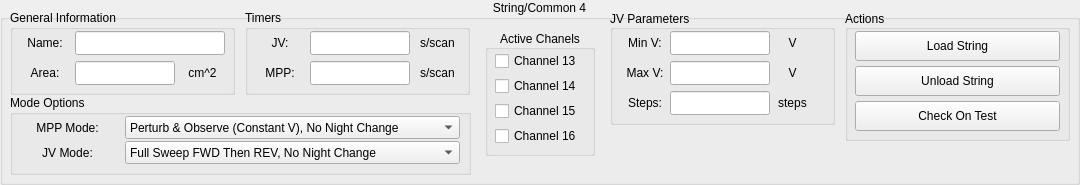
              <widget class="QGroupBox" name="String_4">
               <property name="minimumSize">
                <size>
                 <width>1080</width>
                 <height>185</height>
                </size>
               </property>
               <property name="title">
                <string>String/Common 4</string>
               </property>
               <property name="alignment">
                <set>Qt::AlignHCenter|Qt::AlignTop</set>
               </property>
               <property name="flat">
                <bool>true</bool>
               </property>
               <widget class="QGroupBox" name="GeneralInfo_4">
                <property name="geometry">
                 <rect>
                  <x>10</x>
                  <y>10</y>
                  <width>225</width>
                  <height>85</height>
                 </rect>
                </property>
                <property name="title">
                 <string>General Information</string>
                </property>
                <widget class="QLineEdit" name="NameInput_4">
                 <property name="geometry">
                  <rect>
                   <x>65</x>
                   <y>21</y>
                   <width>150</width>
                   <height>24</height>
                  </rect>
                 </property>
                 <property name="inputMask">
                  <string/>
                 </property>
                 <property name="text">
                  <string/>
                 </property>
                </widget>
                <widget class="QLabel" name="NameLabel_4">
                 <property name="geometry">
                  <rect>
                   <x>10</x>
                   <y>21</y>
                   <width>50</width>
                   <height>24</height>
                  </rect>
                 </property>
                 <property name="minimumSize">
                  <size>
                   <width>38</width>
                   <height>0</height>
                  </size>
                 </property>
                 <property name="maximumSize">
                  <size>
                   <width>16777215</width>
                   <height>16777215</height>
                  </size>
                 </property>
                 <property name="text">
                  <string>Name:</string>
                 </property>
                 <property name="alignment">
                  <set>Qt::AlignCenter</set>
                 </property>
                </widget>
                <widget class="QLabel" name="AreaLabel_4">
                 <property name="geometry">
                  <rect>
                   <x>10</x>
                   <y>51</y>
                   <width>50</width>
                   <height>24</height>
                  </rect>
                 </property>
                 <property name="text">
                  <string>Area:</string>
                 </property>
                 <property name="alignment">
                  <set>Qt::AlignCenter</set>
                 </property>
                </widget>
                <widget class="QLineEdit" name="AreaInput_4">
                 <property name="geometry">
                  <rect>
                   <x>65</x>
                   <y>51</y>
                   <width>100</width>
                   <height>24</height>
                  </rect>
                 </property>
                 <property name="inputMask">
                  <string/>
                 </property>
                 <property name="text">
                  <string/>
                 </property>
                </widget>
                <widget class="QLabel" name="AreaUnits_4">
                 <property name="geometry">
                  <rect>
                   <x>170</x>
                   <y>51</y>
                   <width>45</width>
                   <height>24</height>
                  </rect>
                 </property>
                 <property name="text">
                  <string>cm^2</string>
                 </property>
                 <property name="alignment">
                  <set>Qt::AlignCenter</set>
                 </property>
                </widget>
               </widget>
               <widget class="QGroupBox" name="JVBox_4">
                <property name="geometry">
                 <rect>
                  <x>610</x>
                  <y>10</y>
                  <width>225</width>
                  <height>115</height>
                 </rect>
                </property>
                <property name="title">
                 <string>JV Parameters</string>
                </property>
                <property name="alignment">
                 <set>Qt::AlignLeading|Qt::AlignLeft|Qt::AlignVCenter</set>
                </property>
                <widget class="QLabel" name="VmaxLabel_4">
                 <property name="geometry">
                  <rect>
                   <x>10</x>
                   <y>51</y>
                   <width>50</width>
                   <height>24</height>
                  </rect>
                 </property>
                 <property name="text">
                  <string>Max V:</string>
                 </property>
                 <property name="alignment">
                  <set>Qt::AlignCenter</set>
                 </property>
                </widget>
                <widget class="QLineEdit" name="VmaxInput_4">
                 <property name="geometry">
                  <rect>
                   <x>60</x>
                   <y>51</y>
                   <width>100</width>
                   <height>24</height>
                  </rect>
                 </property>
                 <property name="inputMask">
                  <string/>
                 </property>
                 <property name="text">
                  <string/>
                 </property>
                </widget>
                <widget class="QLabel" name="VmaxUnits_4">
                 <property name="geometry">
                  <rect>
                   <x>165</x>
                   <y>51</y>
                   <width>35</width>
                   <height>24</height>
                  </rect>
                 </property>
                 <property name="text">
                  <string>V</string>
                 </property>
                 <property name="alignment">
                  <set>Qt::AlignCenter</set>
                 </property>
                </widget>
                <widget class="QLineEdit" name="VstepsInput_4">
                 <property name="geometry">
                  <rect>
                   <x>60</x>
                   <y>81</y>
                   <width>100</width>
                   <height>24</height>
                  </rect>
                 </property>
                 <property name="inputMask">
                  <string/>
                 </property>
                 <property name="text">
                  <string/>
                 </property>
                </widget>
                <widget class="QLabel" name="Vstepsabel_4">
                 <property name="geometry">
                  <rect>
                   <x>10</x>
                   <y>81</y>
                   <width>50</width>
                   <height>24</height>
                  </rect>
                 </property>
                 <property name="text">
                  <string>Steps:</string>
                 </property>
                 <property name="alignment">
                  <set>Qt::AlignCenter</set>
                 </property>
                </widget>
                <widget class="QLabel" name="VstepsUnits_4">
                 <property name="enabled">
                  <bool>true</bool>
                 </property>
                 <property name="geometry">
                  <rect>
                   <x>165</x>
                   <y>81</y>
                   <width>35</width>
                   <height>24</height>
                  </rect>
                 </property>
                 <property name="text">
                  <string>steps</string>
                 </property>
                 <property name="alignment">
                  <set>Qt::AlignCenter</set>
                 </property>
                </widget>
                <widget class="QLabel" name="VminLabel_4">
                 <property name="geometry">
                  <rect>
                   <x>10</x>
                   <y>21</y>
                   <width>50</width>
                   <height>24</height>
                  </rect>
                 </property>
                 <property name="text">
                  <string>Min V:</string>
                 </property>
                 <property name="alignment">
                  <set>Qt::AlignCenter</set>
                 </property>
                </widget>
                <widget class="QLineEdit" name="VminInput_4">
                 <property name="geometry">
                  <rect>
                   <x>60</x>
                   <y>21</y>
                   <width>100</width>
                   <height>24</height>
                  </rect>
                 </property>
                 <property name="inputMask">
                  <string/>
                 </property>
                 <property name="text">
                  <string/>
                 </property>
                </widget>
                <widget class="QLabel" name="VminUnits_4">
                 <property name="geometry">
                  <rect>
                   <x>165</x>
                   <y>21</y>
                   <width>35</width>
                   <height>24</height>
                  </rect>
                 </property>
                 <property name="text">
                  <string>V</string>
                 </property>
                 <property name="alignment">
                  <set>Qt::AlignCenter</set>
                 </property>
                </widget>
               </widget>
               <widget class="QGroupBox" name="TimerBox_4">
                <property name="geometry">
                 <rect>
                  <x>245</x>
                  <y>10</y>
                  <width>225</width>
                  <height>85</height>
                 </rect>
                </property>
                <property name="title">
                 <string>Timers</string>
                </property>
                <widget class="QLabel" name="MPPFrequencyLabel_4">
                 <property name="geometry">
                  <rect>
                   <x>10</x>
                   <y>51</y>
                   <width>50</width>
                   <height>24</height>
                  </rect>
                 </property>
                 <property name="text">
                  <string>MPP:</string>
                 </property>
                 <property name="alignment">
                  <set>Qt::AlignCenter</set>
                 </property>
                </widget>
                <widget class="QLineEdit" name="MPPFrequencyInput_4">
                 <property name="geometry">
                  <rect>
                   <x>65</x>
                   <y>51</y>
                   <width>100</width>
                   <height>24</height>
                  </rect>
                 </property>
                 <property name="inputMask">
                  <string/>
                 </property>
                 <property name="text">
                  <string/>
                 </property>
                </widget>
                <widget class="QLabel" name="MPPFrequencyUnits_4">
                 <property name="geometry">
                  <rect>
                   <x>170</x>
                   <y>51</y>
                   <width>45</width>
                   <height>24</height>
                  </rect>
                 </property>
                 <property name="text">
                  <string>s/scan</string>
                 </property>
                 <property name="alignment">
                  <set>Qt::AlignCenter</set>
                 </property>
                </widget>
                <widget class="QLabel" name="JVFrequencyLabel_4">
                 <property name="geometry">
                  <rect>
                   <x>10</x>
                   <y>21</y>
                   <width>50</width>
                   <height>24</height>
                  </rect>
                 </property>
                 <property name="text">
                  <string>JV:</string>
                 </property>
                 <property name="alignment">
                  <set>Qt::AlignCenter</set>
                 </property>
                </widget>
                <widget class="QLineEdit" name="JVFrequencyInput_4">
                 <property name="geometry">
                  <rect>
                   <x>65</x>
                   <y>21</y>
                   <width>100</width>
                   <height>24</height>
                  </rect>
                 </property>
                 <property name="inputMask">
                  <string/>
                 </property>
                 <property name="text">
                  <string/>
                 </property>
                </widget>
                <widget class="QLabel" name="JVFrequencyUnits_4">
                 <property name="geometry">
                  <rect>
                   <x>170</x>
                   <y>21</y>
                   <width>45</width>
                   <height>24</height>
                  </rect>
                 </property>
                 <property name="text">
                  <string>s/scan</string>
                 </property>
                 <property name="alignment">
                  <set>Qt::AlignCenter</set>
                 </property>
                </widget>
               </widget>
               <widget class="QGroupBox" name="ActionBox_4">
                <property name="geometry">
                 <rect>
                  <x>845</x>
                  <y>10</y>
                  <width>225</width>
                  <height>131</height>
                 </rect>
                </property>
                <property name="title">
                 <string>Actions</string>
                </property>
                <property name="alignment">
                 <set>Qt::AlignLeading|Qt::AlignLeft|Qt::AlignVCenter</set>
                </property>
                <widget class="QPushButton" name="LoadButton_4">
                 <property name="geometry">
                  <rect>
                   <x>10</x>
                   <y>21</y>
                   <width>205</width>
                   <height>30</height>
                  </rect>
                 </property>
                 <property name="text">
                  <string>Load String</string>
                 </property>
                 <property name="autoDefault">
                  <bool>false</bool>
                 </property>
                </widget>
                <widget class="QPushButton" name="UnLoadButton_4">
                 <property name="geometry">
                  <rect>
                   <x>10</x>
                   <y>56</y>
                   <width>205</width>
                   <height>30</height>
                  </rect>
                 </property>
                 <property name="text">
                  <string>Unload String</string>
                 </property>
                </widget>
                <widget class="QPushButton" name="CheckTestButton_4">
                 <property name="geometry">
                  <rect>
                   <x>10</x>
                   <y>91</y>
                   <width>205</width>
                   <height>30</height>
                  </rect>
                 </property>
                 <property name="text">
                  <string>Check On Test</string>
                 </property>
                </widget>
               </widget>
               <widget class="QGroupBox" name="ChannelBox_4">
                <property name="geometry">
                 <rect>
                  <x>485</x>
                  <y>30</y>
                  <width>110</width>
                  <height>126</height>
                 </rect>
                </property>
                <property name="title">
                 <string>Active Chanels</string>
                </property>
                <property name="alignment">
                 <set>Qt::AlignCenter</set>
                </property>
                <widget class="QCheckBox" name="checkBox_13">
                 <property name="geometry">
                  <rect>
                   <x>10</x>
                   <y>21</y>
                   <width>90</width>
                   <height>20</height>
                  </rect>
                 </property>
                 <property name="text">
                  <string>Channel 13</string>
                 </property>
                </widget>
                <widget class="QCheckBox" name="checkBox_14">
                 <property name="geometry">
                  <rect>
                   <x>10</x>
                   <y>46</y>
                   <width>90</width>
                   <height>20</height>
                  </rect>
                 </property>
                 <property name="text">
                  <string>Channel 14</string>
                 </property>
                </widget>
                <widget class="QCheckBox" name="checkBox_15">
                 <property name="geometry">
                  <rect>
                   <x>10</x>
                   <y>71</y>
                   <width>90</width>
                   <height>20</height>
                  </rect>
                 </property>
                 <property name="text">
                  <string>Channel 15</string>
                 </property>
                </widget>
                <widget class="QCheckBox" name="checkBox_16">
                 <property name="geometry">
                  <rect>
                   <x>10</x>
                   <y>96</y>
                   <width>90</width>
                   <height>20</height>
                  </rect>
                 </property>
                 <property name="text">
                  <string>Channel 16</string>
                 </property>
                </widget>
               </widget>
               <widget class="QGroupBox" name="ModeBox_4">
                <property name="geometry">
                 <rect>
                  <x>10</x>
                  <y>95</y>
                  <width>461</width>
                  <height>80</height>
                 </rect>
                </property>
                <property name="title">
                 <string>Mode Options</string>
                </property>
                <widget class="QComboBox" name="MPPModeBox_4">
                 <property name="geometry">
                  <rect>
                   <x>115</x>
                   <y>21</y>
                   <width>335</width>
                   <height>23</height>
                  </rect>
                 </property>
                 <property name="currentText">
                  <string>Perturb &amp; Observe (Constant V), No Night Change</string>
                 </property>
                 <item>
                  <property name="text">
                   <string>Perturb &amp; Observe (Constant V), No Night Change</string>
                  </property>
                 </item>
                </widget>
                <widget class="QComboBox" name="JVModeBox_4">
                 <property name="geometry">
                  <rect>
                   <x>115</x>
                   <y>46</y>
                   <width>335</width>
                   <height>23</height>
                  </rect>
                 </property>
                 <item>
                  <property name="text">
                   <string>Full Sweep FWD Then REV, No Night Change</string>
                  </property>
                 </item>
                </widget>
                <widget class="QLabel" name="MPPModeLabel_4">
                 <property name="geometry">
                  <rect>
                   <x>10</x>
                   <y>20</y>
                   <width>95</width>
                   <height>25</height>
                  </rect>
                 </property>
                 <property name="minimumSize">
                  <size>
                   <width>38</width>
                   <height>0</height>
                  </size>
                 </property>
                 <property name="maximumSize">
                  <size>
                   <width>16777215</width>
                   <height>16777215</height>
                  </size>
                 </property>
                 <property name="text">
                  <string>MPP Mode:</string>
                 </property>
                 <property name="alignment">
                  <set>Qt::AlignCenter</set>
                 </property>
                </widget>
                <widget class="QLabel" name="JVModeLabel_4">
                 <property name="geometry">
                  <rect>
                   <x>10</x>
                   <y>45</y>
                   <width>95</width>
                   <height>25</height>
                  </rect>
                 </property>
                 <property name="minimumSize">
                  <size>
                   <width>38</width>
                   <height>0</height>
                  </size>
                 </property>
                 <property name="maximumSize">
                  <size>
                   <width>16777215</width>
                   <height>16777215</height>
                  </size>
                 </property>
                 <property name="text">
                  <string>JV Mode:</string>
                 </property>
                 <property name="alignment">
                  <set>Qt::AlignCenter</set>
                 </property>
                </widget>
               </widget>
              </widget>
